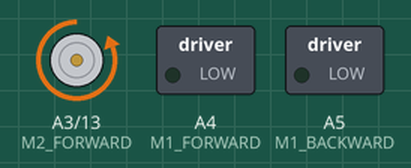
This sketch was run on a simulated Arduino Uno, built with avr-gcc and run on an emulated ATmega328P. On the bench: motor-driver pin pairs drawn as motors (green arrow = first pin HIGH = forward, orange = second pin HIGH = backward, longer = more drive), switched loads named in the sketch (green lamp = pin HIGH).

Above: at 0.2 s.
Timing chart, 0 to 3.0 s (numbered marks = the images above):
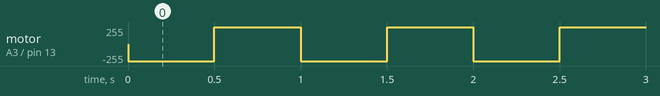

The sketch:

motor_go.ino
```cpp
#define M1_FORWARD A4
#define M1_BACKWARD A5
#define M2_FORWARD A3
#define M2_BACKWARD 13
void setup() {
  pinMode(M1_FORWARD, OUTPUT);
  pinMode(M1_BACKWARD, OUTPUT);
  pinMode(M2_FORWARD, OUTPUT);
  pinMode(M2_BACKWARD, OUTPUT);
  pinMode(9, INPUT);
  pinMode(10, INPUT);
  // delay(500);
  // Serial.begin(9600);
  // analogWrite(M1_BACKWARD, 255);
}
void loop() {
  analogWrite(M2_BACKWARD, 255);
  analogWrite(M2_FORWARD,0);
  delay(500);
  // analogWrite(M2_BACKWARD, 50);
analogWrite(M2_FORWARD, 255);
  analogWrite(M2_BACKWARD,0);
  delay(500);
  // Serial.println(digitalRead(10));
}
```

3r23r32.ino
```cpp

```

Measured:
- by itself, motor on A3 (M2_FORWARD) / pin 13 (M2_BACKWARD): alternates forward 255/255 for 0.50 s and backward 255/255 for 0.50 s
